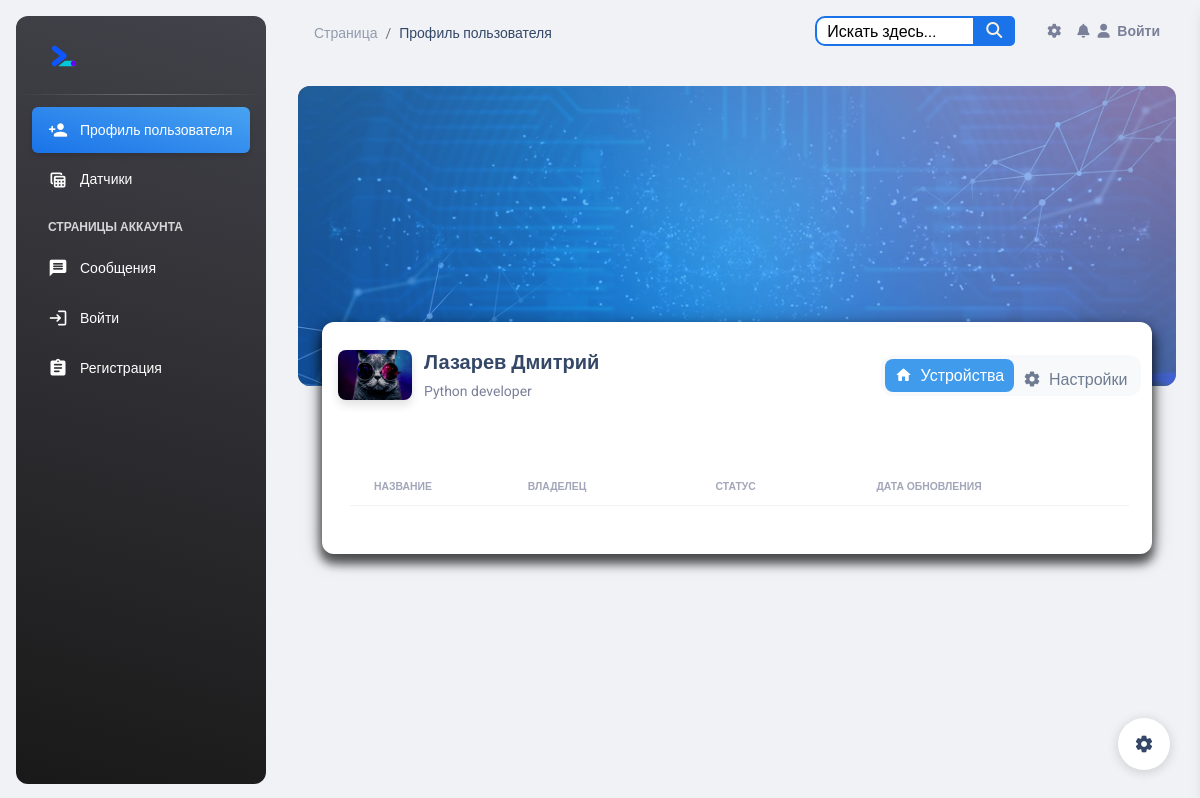
The page /profiles/lazarev/ on the database as committed earlier.
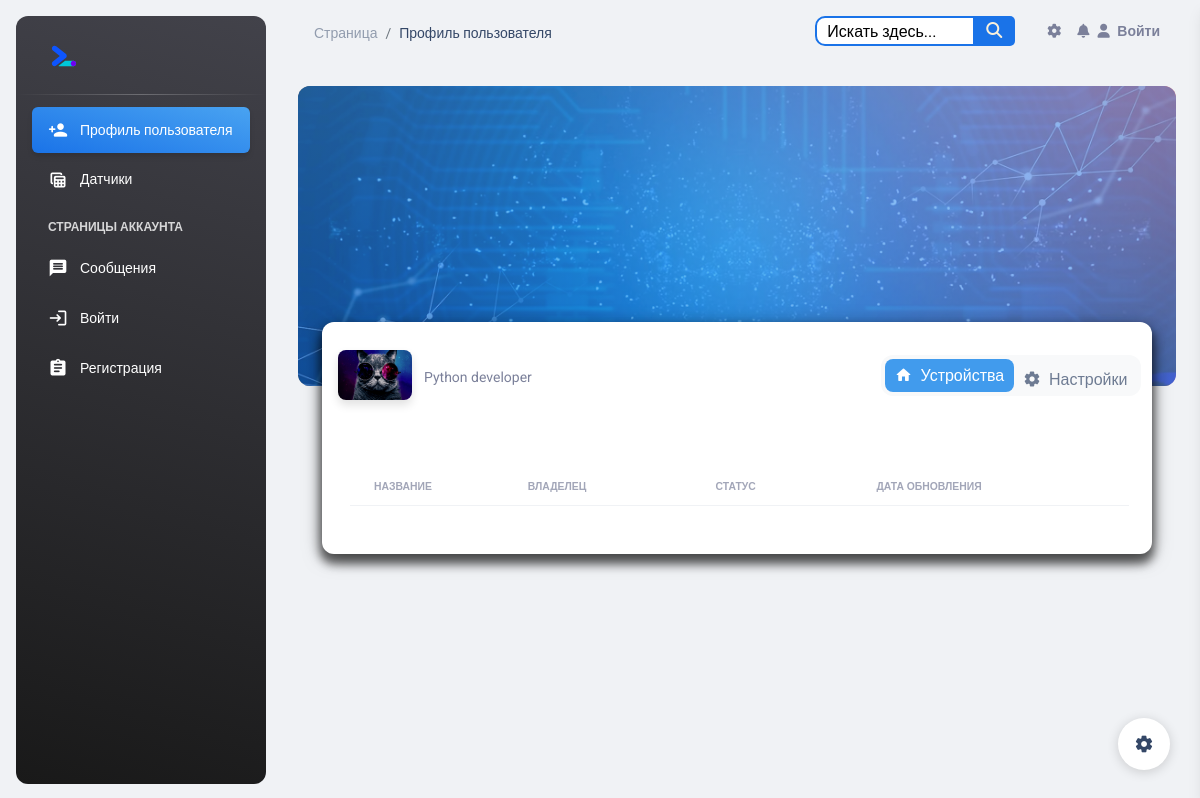
The same page on the database as committed later.
### account/models.py (models this page shows, shortened)
class Profile(models.Model):
    id = models.AutoField(primary_key=True)
    user = models.OneToOneField(User, verbose_name="Пользователь", on_delete=models.CASCADE)
    name = models.CharField(max_length=25, verbose_name="Имя", blank=True)
    surnames = models.CharField(max_length=25, verbose_name="Фамилия", blank=True)
    sensor = models.ManyToManyField(Sensor, verbose_name="Датчик", blank=True)
    work_phone = models.CharField(null=True, verbose_name="Рабочий телефон", blank=True, max_length=20)
    email = models.EmailField(max_length=40, verbose_name="Электронная почта", blank=True)
    photo = models.ImageField(upload_to='users/%Y/%m/%d', blank=True, verbose_name="Фото",
                              default='../static/img/default.png')
    slug = models.SlugField("URL", max_length=50, blank=True)
    class Meta:
        verbose_name = 'Профиль'
        verbose_name_plural = 'Профиля'

### profiles/views.py (the view)
# urls.py: path('<slug:slug>/', views.ProfileDetailView.as_view(), name='profile_detail'),
class ProfileDetailView(DetailView):
    model = Profile
    template_name = 'profile/profile_detail.html'
    context_object_name = 'profile'
    slug_field = 'slug'

### templates/profile/profile_detail.html (shortened to what this page needs)
{% include 'base.html' %}
{% load static %}
<body class="g-sidenav-show bg-gray-200">
<aside class="sidenav navbar navbar-vertical navbar-expand-xs border-0 border-radius-xl my-3 fixed-start ms-3   bg-gradient-dark"
       id="sidenav-main">
    <div class="sidenav-header">
        <a class="navbar-brand m-0" href="{% url 'sensor_list' %}">
            <img src="{% static 'img/google-webdev.svg' %}" class="navbar-brand-img h-100"
                 alt="main_logo">
        </a>
    </div>
    <hr class="horizontal light mt-0 mb-2">
    <div class="collapse navbar-collapse  w-auto " id="sidenav-collapse-main">
        <ul class="navbar-nav">
            <li class="nav-item">
                <a class="nav-link text-white active bg-gradient-info">
                    <div class="text-white text-center me-2 d-flex align-items-center justify-content-center">
                        <i class="material-icons opacity-10">person_add</i>
                    </div>
                    <span class="nav-link-text ms-1">Профиль пользователя</span>
                </a>
            </li>
            <li class="nav-item">
                <a class="nav-link text-white" href="{% url 'sensor_list' %}">
                    <div class="text-white text-center me-2 d-flex align-items-center justify-content-center">
                        <i class="material-icons opacity-10">table_view</i>
                    </div>
                    <span class="nav-link-text ms-1">Датчики</span>
                </a>
            </li>
            <li class="nav-item mt-3">
                <h6 class="ps-4 ms-2 text-uppercase text-xs text-white font-weight-bolder opacity-8">Страницы
                    аккаунта {{ user.username }}</h6>
            </li>
            <li class="nav-item">
                <a class="nav-link text-white " href="{% url 'chats' %}">
                    <div class="text-white text-center me-2 d-flex align-items-center justify-content-center">
                        <i class="material-icons opacity-10">message</i>
                    </div>
                    <span class="nav-link-text ms-1">Сообщения</span>
                </a>
            </li>
            {% if user.is_authenticated %}
                <li class="nav-item">
                    <a class="nav-link text-white " href='{% url 'logout' %}'>
                        <div class="text-white text-center me-2 d-flex align-items-center justify-content-center">
                            <i class="material-icons opacity-10">login</i>
                        </div>
                        <span class="nav-link-text ms-1">Выйти</span>
                    </a>
                </li>
                {% if messages %}
                    {% for message in messages %}
                        <li class="nav-item">
                            <a class="nav-link text-white active bg-gradient-success message-item">
                                <div class="text-white text-center me-2 d-flex align-items-center justify-content-center">
                                    <i class="material-icons opacity-10">backup</i>
                                </div>
                                <span class="nav-link-text ms-1">{{ message }}</span>
                            </a>
                        </li>
                    {% endfor %}
                {% endif %}
            {% else %}
                <li class="nav-item">
                    <a class="nav-link text-white " href='{% url 'login' %}'>
                        <div class="text-white text-center me-2 d-flex align-items-center justify-content-center">
                            <i class="material-icons opacity-10">login</i>
                        </div>
                        <span class="nav-link-text ms-1">Войти</span>
                    </a>
                </li>
                <li class="nav-item">
                    <a class="nav-link text-white " href="{% url 'register' %}">
                        <div class="text-white text-center me-2 d-flex align-items-center justify-content-center">
                            <i class="material-icons opacity-10">assignment</i>
                        </div>
                        <span class="nav-link-text ms-1">Регистрация</span>
                    </a>
                </li>
            {% endif %}
        </ul>
    </div>
</aside>
<div class="main-content position-relative max-height-vh-100 h-100">
    <nav class="navbar navbar-main navbar-expand-lg px-0 mx-4 shadow-none border-radius-xl" id="navbarBlur"
         data-scroll="true">
        <div class="container-fluid py-1 px-3">
            <nav aria-label="breadcrumb">
                <ol class="breadcrumb bg-transparent mb-0 pb-0 pt-1 px-0 me-sm-6 me-5">
                    <li class="breadcrumb-item text-sm"><a class="opacity-5 text-dark" href="{% url 'sensor_list' %}">Страница</a>
                    <li class="breadcrumb-item text-sm text-dark active" aria-current="page">Профиль пользователя</li>
                </ol>
            </nav>
            {% include 'include/navbar.html' %}
        </div>
    </nav>
    <div class="container-fluid px-2 px-md-4">
        <div class="page-header min-height-300 border-radius-xl mt-4"
             style="background-image: url({% static 'img/tekhnologichnyi-fon-170.webp' %});">
            <span class="mask  bg-gradient-info  opacity-6"></span>
        </div>
        <div class="card card-body mx-3 mx-md-4 mt-n6">
            <div class="row gx-4 mb-2">
                <div class="col-auto">
                    <div class="avatar avatar-xl position-relative">
                        <img src="{% static 'img/ava.png' %}" alt="profile_image"
                             class="w-100 border-radius-lg shadow-sm" height="50">
                    </div>
                </div>
                <div class="col-auto my-auto">
                    <div class="h-100">
                        <h5 class="mb-1">
                            {{ profile.surnames }} {{ profile.name }}
                        </h5>
                        <p class="mb-0 font-weight-normal text-sm">
                            Python developer
                        </p>
                    </div>
                </div>
                <div class="col-lg-4 col-md-6 my-sm-auto ms-sm-auto me-sm-0 mx-auto mt-3">
                    <div class="nav-wrapper position-relative end-0">
                        <ul class="tabs nav nav-pills nav-fill p-1" role="tablist">
                            <li class="active nav-item">
                                <a class="nav-link mb-0 px-0 py-1" data-bs-toggle="tab" href="javascript:;"
                                   role="tab" aria-selected="true">
                                    <i class="material-icons text-lg position-relative">home</i>
                                    <span class="ms-1">Устройства</span>
                                </a>
                            </li>
                            <li class="nav-item">
                                <a class="nav-link mb-0 px-0 py-1" data-bs-toggle="tab" href="javascript:;" role="tab"
                                   aria-selected="false">
                                    <i class="material-icons text-lg position-relative">settings</i>
                                    <span class="ms-1">Настройки</span>
                                </a>
                            </li>
                        </ul>
                    </div>
                </div>
            </div>
            <div>
                <div>
                    <div class="tabs-panel active" data-index="0">
                        <div class="container-fluid py-4">
                            <div class="row">
                                <div>
                                    <div class="card-body px-0 pb-2">
                                        <div class="table-responsive p-0">
                                            <table class="table align-items-center mb-0">
                                                <thead>
                                                <tr>
                                                    <th class="text-uppercase text-secondary text-xxs font-weight-bolder opacity-7">
                                                        Название
                                                    </th>
                                                    <th class="text-uppercase text-secondary text-xxs font-weight-bolder opacity-7 ps-2">
                                                        Владелец
                                                    </th>
                                                    <th class="text-center text-uppercase text-secondary text-xxs font-weight-bolder opacity-7">
                                                        Статус
                                                    </th>
                                                    <th class="text-center text-uppercase text-secondary text-xxs font-weight-bolder opacity-7">
                                                        Дата обновления
                                                    </th>
                                                    <th class="text-secondary opacity-7"></th>
                                                </tr>
                                                </thead>
                                            </table>
                                        </div>
                                    </div>
                                </div>
                            </div>
                        </div>
                    </div>
                </div>
            </div>
        </div>
    </div>
</div>
{% include 'include/setting.html' %}
</body>

### templates/base.html (shortened to what this page needs)
{% load static %}
<head>
    <link href="{% static 'css/nucleo-icons.css' %}" rel="stylesheet"/>
    <link href="{% static 'css/nucleo-svg.css' %}" rel="stylesheet"/>
    <link rel="stylesheet" href="https://cdnjs.cloudflare.com/ajax/libs/font-awesome/6.0.0-beta3/css/all.min.css">
    <link id="pagestyle" href="{% static 'css/material-dashboard.css' %}" rel="stylesheet"/>
</head>

### templates/include/navbar.html (shortened to what this page needs)
{% load static %}
<div class="collapse navbar-collapse mt-sm-0 mt-2 me-md-0 me-sm-4" id="navbar">
    <div class="ms-md-auto pe-md-3 d-flex align-items-center">
        <div class="d1">
            <form class="custom-form" action="{% url 'search_sensors' %}" method="get">
                <input id="search" type="text" name="q" placeholder="Искать здесь...">
                <button type="submit"></button>
            </form>
        </div>
    </div>
    <ul class="navbar-nav  justify-content-end">
        <li class="nav-item px-3 d-flex align-items-center">
            <a href="javascript:;" class="nav-link text-body p-0">
                <i class="fa fa-cog fixed-plugin-button-nav cursor-pointer"></i>
            </a>
        </li>
        <li class="nav-item dropdown pe-2 d-flex align-items-center">
            <a href="javascript:;" class="nav-link text-body p-0" id="dropdownMenuButton"
               data-bs-toggle="dropdown" aria-expanded="false">
                <i class="fa fa-bell cursor-pointer"></i>
            </a>
        </li>
        {% if user.is_authenticated %}
            <li class="nav-item d-flex align-items-center">
                <a href="{% url 'logout' %}" class="nav-link text-body font-weight-bold px-0">
                    <i class="fa fa-user me-sm-1"></i>
                    <span class="d-sm-inline d-none">Выйти</span>
                </a>
            </li>
        {% else %}
            <li class="nav-item d-flex align-items-center">
                <a href="{% url 'login' %}" class="nav-link text-body font-weight-bold px-0">
                    <i class="fa fa-user me-sm-1"></i>
                    <span class="d-sm-inline d-none">Войти</span>
                </a>
            </li>
        {% endif %}
    </ul>
</div>

### templates/include/setting.html (shortened to what this page needs)
<div class="fixed-plugin">
    <a class="fixed-plugin-button text-dark position-fixed px-3 py-2">
        <i class="material-icons py-2">settings</i>
    </a>
</div>

### templates/include/script.html (shortened to what this page needs)
{% load static %}

### templates/profile/profile_detail.html (style rules this page uses)
* { padding: 0; margin: 0; box-sizing: border-box; }
ul { list-style: none; }
a { text-decoration: none; color: black; }
.tabs { display: flex; }
.tabs li a { display: block; position: relative; top: 4px; padding: 10px 25px; border-radius: 2px 2px 0 0; opacity: 0.7; transition: all 0.1s ease-in-out; }
.tabs li.active a, .tabs li a:hover { opacity: 1; top: 0; }
.tabs-panel { display: none; }
.tabs-panel.active { display: block; }
.active.nav-item a.nav-link { background-color: #419bed; color: white; }

### templates/include/navbar.html (style rules this page uses)
.custom-form { position: relative; width: 200px; margin: 0 auto; }
.d1 input { width: 100%; height: 30px; padding-left: 10px; border: 2px solid #1A73E8; border-radius: 10px; outline: none; background: #ffffff; color: #000000; }
.d1 button { position: absolute; top: 0; right: 0px; width: 42px; height: 30px; border: none; background: #1A73E8; border-radius: 0 5px 5px 0; cursor: pointer; }
.d1 button:before { content: "\f002"; font-family: FontAwesome; font-size: 16px; color: #F9F0DA; }
#search::placeholder { color: black; }

Rows that differ between the two databases and show on the page:
no longer on this page (row edited): Profile: surnames "Лазарев", name "Дмитрий"
